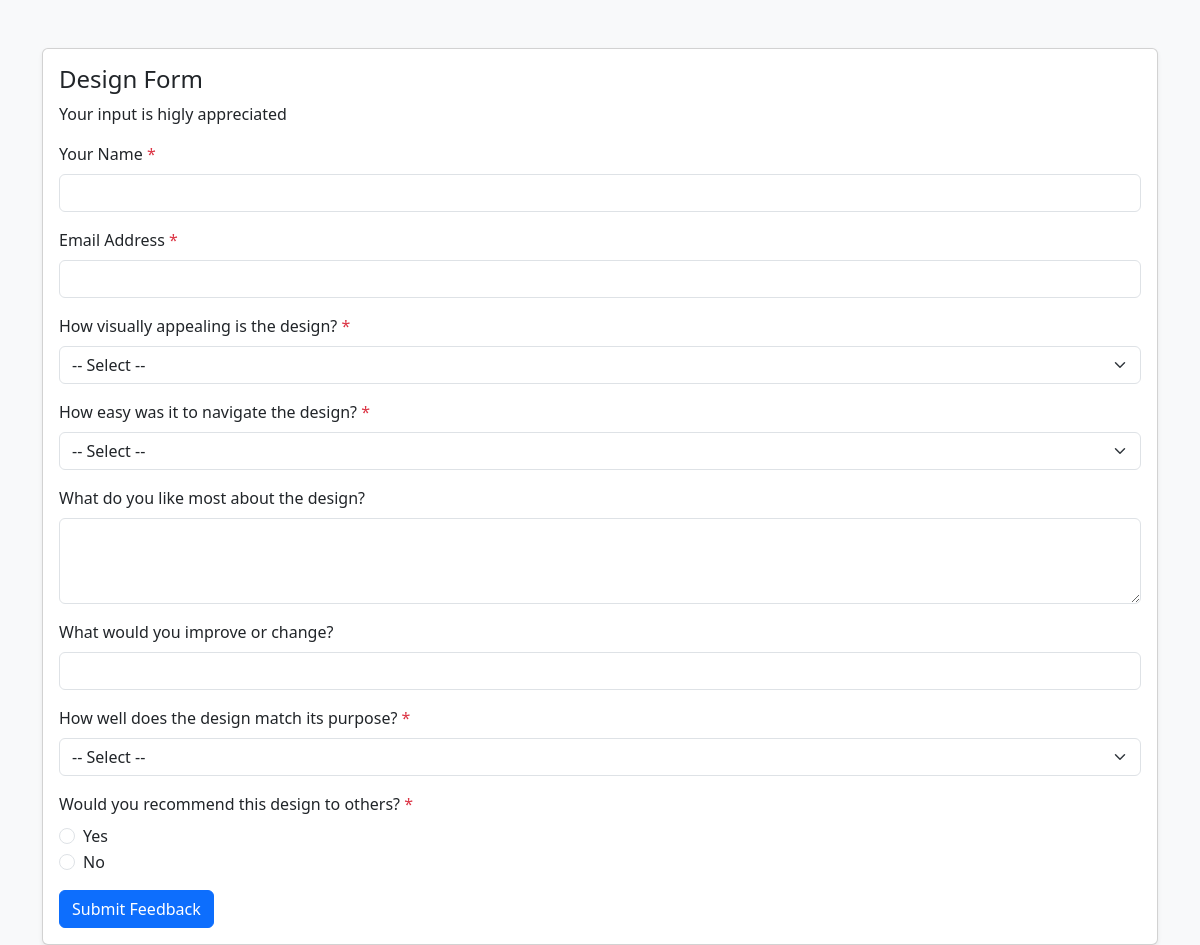
/form.php?id=2, run on the app's committed database.
### tables this page shows
CREATE TABLE `feedback_forms` (
  `id` int(11) NOT NULL,
  `title` varchar(255) NOT NULL,
  `description` text DEFAULT NULL,
  `created_at` timestamp NOT NULL DEFAULT current_timestamp()
);

CREATE TABLE `feedback_form_fields` (
  `id` int(11) NOT NULL,
  `form_id` int(11) NOT NULL,
  `label` varchar(255) NOT NULL,
  `field_type` enum('text','textarea','radio','checkbox','select') NOT NULL,
  `options` text DEFAULT NULL,
  `required` tinyint(1) DEFAULT 0,
  `order` int(11) DEFAULT 0,
  `created_at` timestamp NOT NULL DEFAULT current_timestamp()
);

### form.php (the view, shortened to what this page needs)
<?php
require_once 'db.php';
$form_id = isset($_GET['id']) ? (int)$_GET['id'] : 0;
$form = $conn->query("SELECT * FROM feedback_forms WHERE id = $form_id")->fetch_assoc();
$fields = $conn->query("SELECT * FROM feedback_form_fields WHERE form_id = $form_id ORDER BY `order` ASC");
?>
<!DOCTYPE html>
<html lang="en">
<head>
  <link href="https://cdn.jsdelivr.net/npm/bootstrap@5.3.0/dist/css/bootstrap.min.css" rel="stylesheet">
</head>
<body class="bg-light">
<div class="container mt-5">
  <div class="card shadow-sm">
    <div class="card-body">
      <h4 class="card-title"><?= htmlspecialchars($form['title']) ?></h4>
      <p class="card-text"><?= htmlspecialchars($form['description']) ?></p>
      <form id="feedbackForm" action="submit_feedback.php" method="POST">
        <div class="mb-3">
          <label class="form-label">Your Name <span class="text-danger">*</span></label>
          <input type="text" name="name" class="form-control" required>
        </div>
        <div class="mb-3">
          <label class="form-label">Email Address <span class="text-danger">*</span></label>
          <input type="email" name="email" class="form-control" required>
        </div>
        <?php while ($field = $fields->fetch_assoc()): ?>
          <div class="mb-3">
            <label class="form-label"><?= htmlspecialchars($field['label']) ?> <?= $field['required'] ? '<span class="text-danger">*</span>' : '' ?></label>
            <?php if ($field['field_type'] === 'text'): ?>
              <input type="text" name="field_<?= $field['id'] ?>" class="form-control" <?= $field['required'] ? 'required' : '' ?>>
            <?php elseif ($field['field_type'] === 'textarea'): ?>
              <textarea name="field_<?= $field['id'] ?>" class="form-control" rows="3" <?= $field['required'] ? 'required' : '' ?>></textarea>
            <?php elseif ($field['field_type'] === 'radio'): ?>
              <?php foreach (explode(',', $field['options']) as $option): ?>
                <div class="form-check">
                  <input class="form-check-input" type="radio" name="field_<?= $field['id'] ?>" value="<?= trim($option) ?>" <?= $field['required'] ? 'required' : '' ?>>
                  <label class="form-check-label"><?= trim($option) ?></label>
                </div>
              <?php endforeach; ?>
            <?php elseif ($field['field_type'] === 'select'): ?>
              <select name="field_<?= $field['id'] ?>" class="form-select" <?= $field['required'] ? 'required' : '' ?>>
                <option value="">-- Select --</option>
              </select>
            <?php endif; ?>
          </div>
        <?php endwhile; ?>
        <button type="submit" class="btn btn-primary">Submit Feedback</button>
      </form>
    </div>
  </div>
</div>
</body>
</html>

### data on the page
feedback_forms: title "Design Form", description "Your input is higly appreciated"
feedback_form_fields: label "How visually appealing is the design?"
feedback_form_fields: label "How easy was it to navigate the design?"
feedback_form_fields: label "What do you like most about the design?"
feedback_form_fields: label "What would you improve or change?"
feedback_form_fields: label "How well does the design match its purpose?"
feedback_form_fields: label "Would you recommend this design to others?", options "Yes", options "No"
